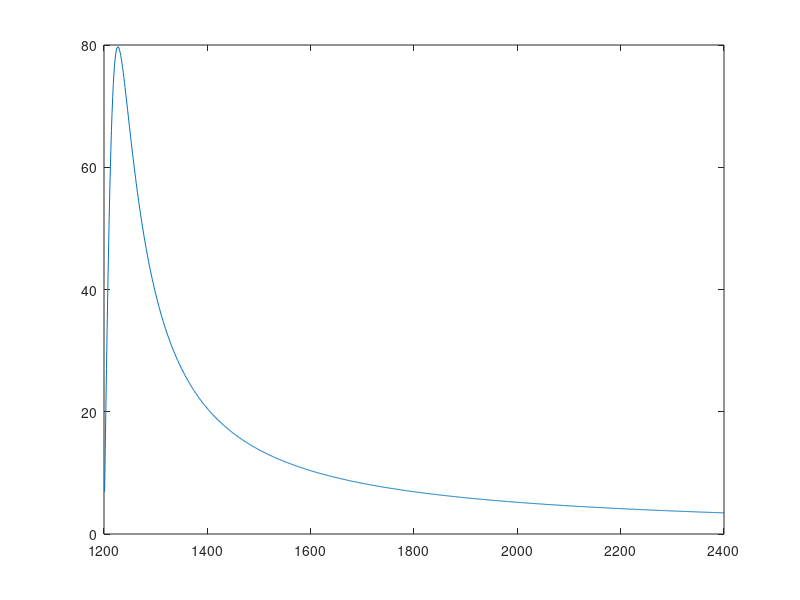

Write the MATLAB code that produced this figure. (Note: this script raises an error after producing the figure.)
%% 6 phase 
% Parallel
R1=0.000789831;
X1=0.0126978;
R2=0.00052717;
X2=0.0112829;
Rc=22.2001;
Xm=0.359696;

% Series 
% R1=0.00315932;
% X1=0.0510511;
% R2=0.00210868
% % R2=0.008
% X2=0.0451316
% % X2=0.02
% Rc=88.8006;
% Xm=1.43878;

Jm= 2;
fs=60;

L1=X1/2/pi/fs
L2=X2/2/pi/fs
Lm=Xm/2/pi/fs
s=-1:0.001:0;

Z1= R1+1i*X1;
Z2= 1/(1/Rc + 1/(1i*Xm));
Z3=R2+1i*X2;
Z4=R2.*(1-s)./s;

Zth=1/(1/Z1+1/Z2);
Rth=real(Zth);
Xth=imag(Zth);
Zin6= (Zth+Z3)*ones(size(Z4))+Z4;

Vin=700/sqrt(3);
Vth= abs(Z2/(Z2+Z1)*Vin);
ws=2*pi*fs;
Te6= 3*(3*Vth^2./((Rth+(R2./s)).^2+(Xth+X2).^2)).*(R2./(s*ws));
w=1-s;


figure();
plot(fs*20*w,abs(Te6/1000))
hold on
plot(H_z,abs(Torque))

%%
opts = delimitedTextImportOptions("NumVariables", 2);
opts.DataLines = [2, Inf];
opts.Delimiter = ",";
opts.VariableNames = ["H_z", "Torque"];
opts.VariableTypes = ["double", "double"];
opts.ExtraColumnsRule = "ignore";
opts.EmptyLineRule = "read";
tbl = readtable("D:\Github\Studies\WindTurbine\Giris Torku vs Hiz2.csv", opts);
H_z = tbl.H_z;
Torque = tbl.Torque;
clear opts tbl

% Create figure
figure1 = figure;
axes1 = axes('Parent',figure1,...
    'Position',[0.13 0.111618122977346 0.775 0.815]);
hold(axes1,'on');
plot(fs*20*w,abs(Te6/1000),'DisplayName','Equivalent circuit model','LineWidth',1,...
    'Color',[1 0 0]);

% Create plot
plot(H_z,abs(Torque),'SeriesIndex',3,'DisplayName','3-phase rmxprt model',...
    'LineWidth',1,...
    'Color',[0 0 1]);

% Create ylabel
ylabel({'Torque (kN.m)'});

% Create xlabel
xlabel({'Speed (RPM)'});

box(axes1,'on');
grid(axes1,'on');
hold(axes1,'off');
% Set the remaining axes properties
set(axes1,'FontName','Times New Roman','FontSize',15,'GridAlpha',0.5,...
    'GridColor',[0 0 0],'LineWidth',1,'MinorGridAlpha',0.5,'MinorGridColor',...
    [0 0 0],'XMinorGrid','on','YMinorGrid','on');
% Create legend
legend1 = legend(axes1,'show');
set(legend1,...
    'Position',[0.472049498551226 0.6084142394822 0.397973941134993 0.117179070998229],...
    'FontSize',15);

